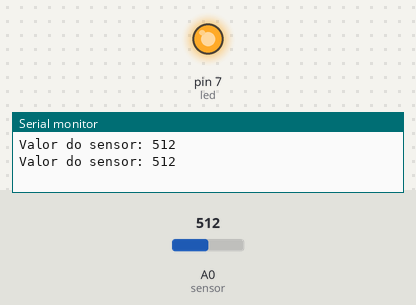
A sketch run on a simulated Arduino Uno, built with avr-gcc and run on an emulated ATmega328P. Shown: output pins drawn as LEDs (lit = HIGH), the last lines printed to the serial monitor. The inputs (shaded band) are chosen by the test bench; at power-on: A0 (sensor) = 512.

Above: at 1.8 s.
1.9 s: A0 (sensor) set to 61
3.4 s: A0 (sensor) set to 50
At 4.8 s:
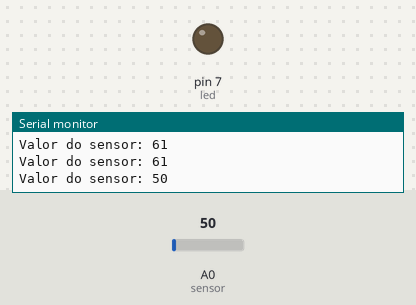
5.5 s: A0 (sensor) set to 122
At 6.4 s:
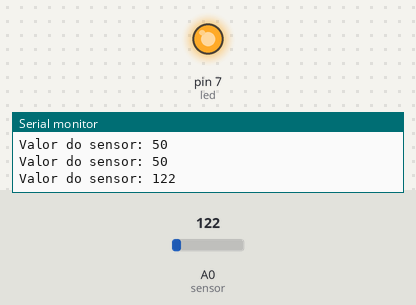
7.5 s: A0 (sensor) set to 45
At 9.1 s:
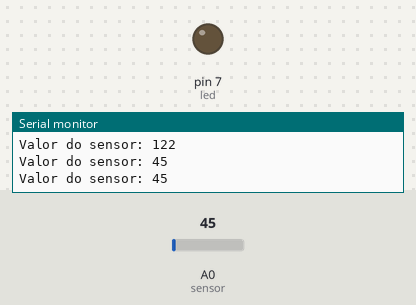
Timing chart, 0 to 10.5 s (numbered marks = the images above; inputs shaded):
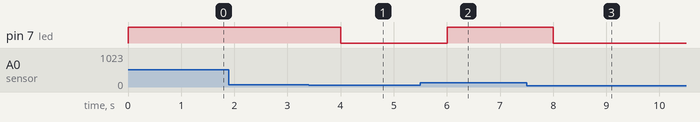

Measured:
- the behaviour switches between 56 and 55 on A0 (sensor) (found by bisection; images 0 and 1)
- after the input at 3.4 s, pin 7 (led): HIGH → LOW after 0.60 s
- after the input at 5.5 s, pin 7 (led): LOW → HIGH after 0.50 s
- after the input at 7.5 s, pin 7 (led): HIGH → LOW after 0.50 s

The sketch:

Gas_Carbonico.ino
```cpp
#define led 7
#define sensor A0

int valorSensor;

void setup() {
  Serial.begin(9600);
  pinMode(led, OUTPUT);
  pinMode(sensor, INPUT);
}

void loop() {
  valorSensor = analogRead(sensor);
  Serial.print("Valor do sensor: ");
  Serial.println(valorSensor);
  if (valorSensor > 55) {
    digitalWrite(led, HIGH);
  }
  else {
    digitalWrite(led, LOW);
  }
  delay(1000);
}
```
